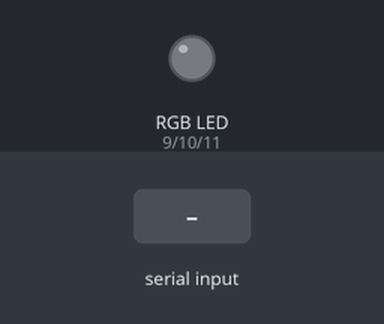
A sketch run on a simulated Arduino Uno, built with avr-gcc and run on an emulated ATmega328P. Parts: an RGB LED mixed from three pins (HIGH = lit). The inputs (shaded band) are chosen by the test bench. Dim RGB values are drawn brighter than linear.

Above: at 1.2 s.
1.3 s: "1" received over Serial
At 2.7 s:
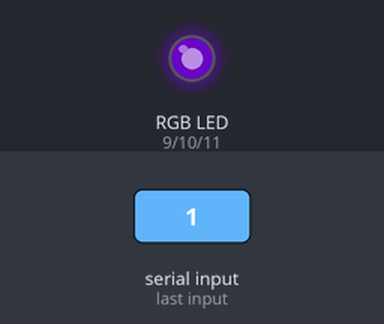
3.8 s: "0" received over Serial
At 5.8 s:
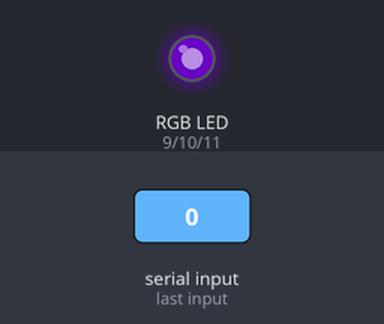
Timing chart, 0 to 7.3 s (numbered marks = the images above; inputs shaded):
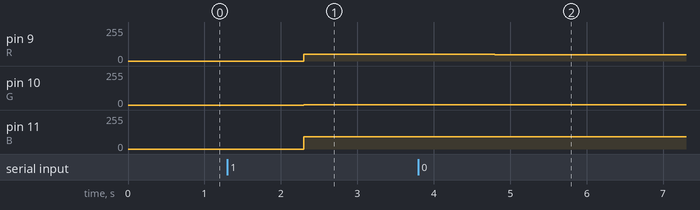

Measured:
- after the input at 1.3 s, pin 9 (R): 0/255 → 49/255 after 1.0 s; pin 10 (G): 0/255 → 3/255 after 1.0 s; pin 11 (B): 0/255 → 91/255 after 1.0 s
- after the input at 3.8 s, pin 9 (R): 49/255 → 48/255 after 1.0 s

The sketch:

arduino.ino
```cpp
int R = 9;
int G = 10;
int B = 11;

void setup() {
  Serial.begin(9600);
  pinMode(R, OUTPUT);
  pinMode(G, OUTPUT);
  pinMode(B, OUTPUT);
}

void loop() {
  if (Serial.available() > 0) {


    byte colour[3];

    Serial.readBytes(colour, 3);
    //int g = Serial.readBytesUntil()

    analogWrite(R, colour[0]);

    analogWrite(G, colour[1]);

    analogWrite(B, colour[2]);


  }
}
```
